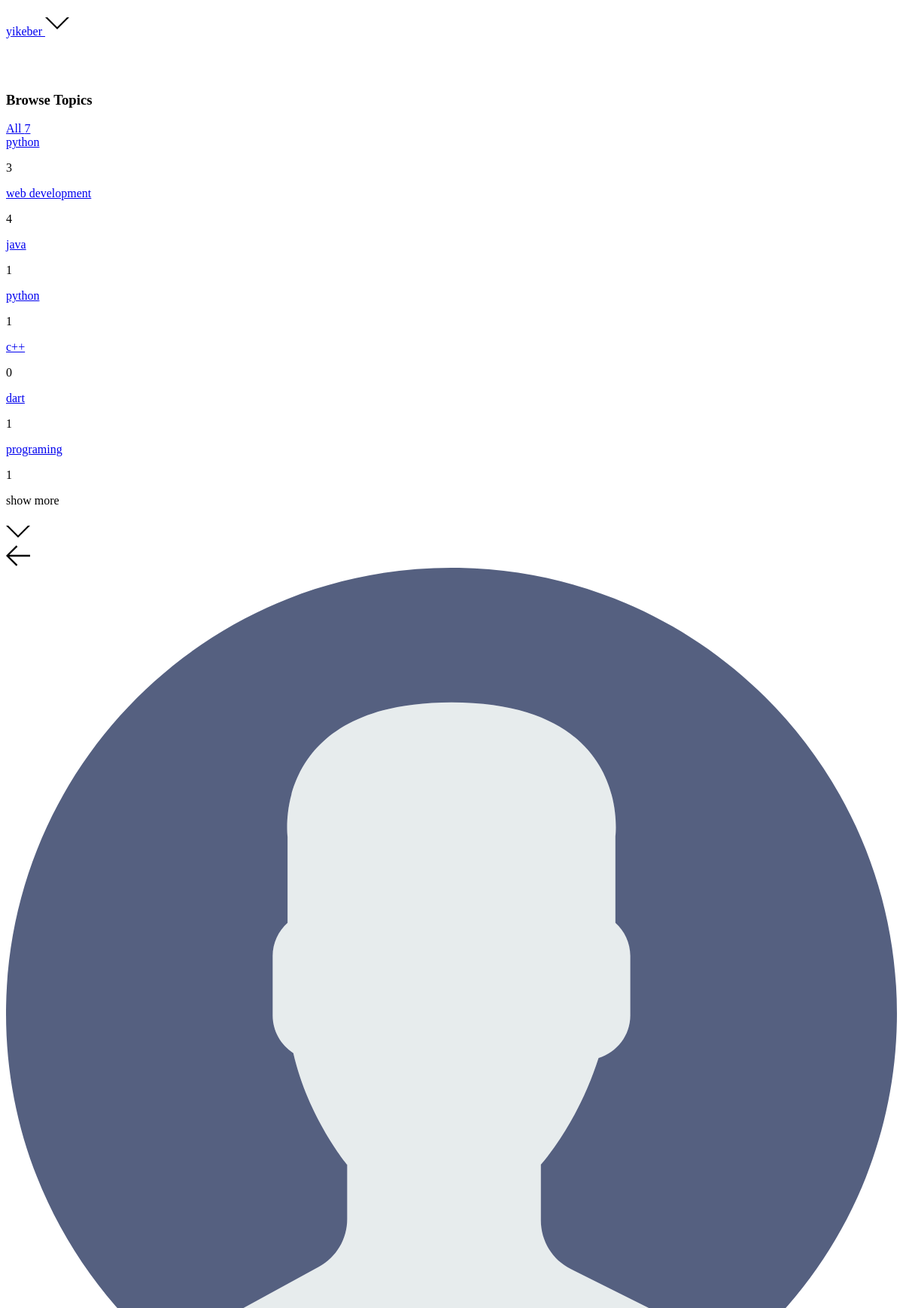
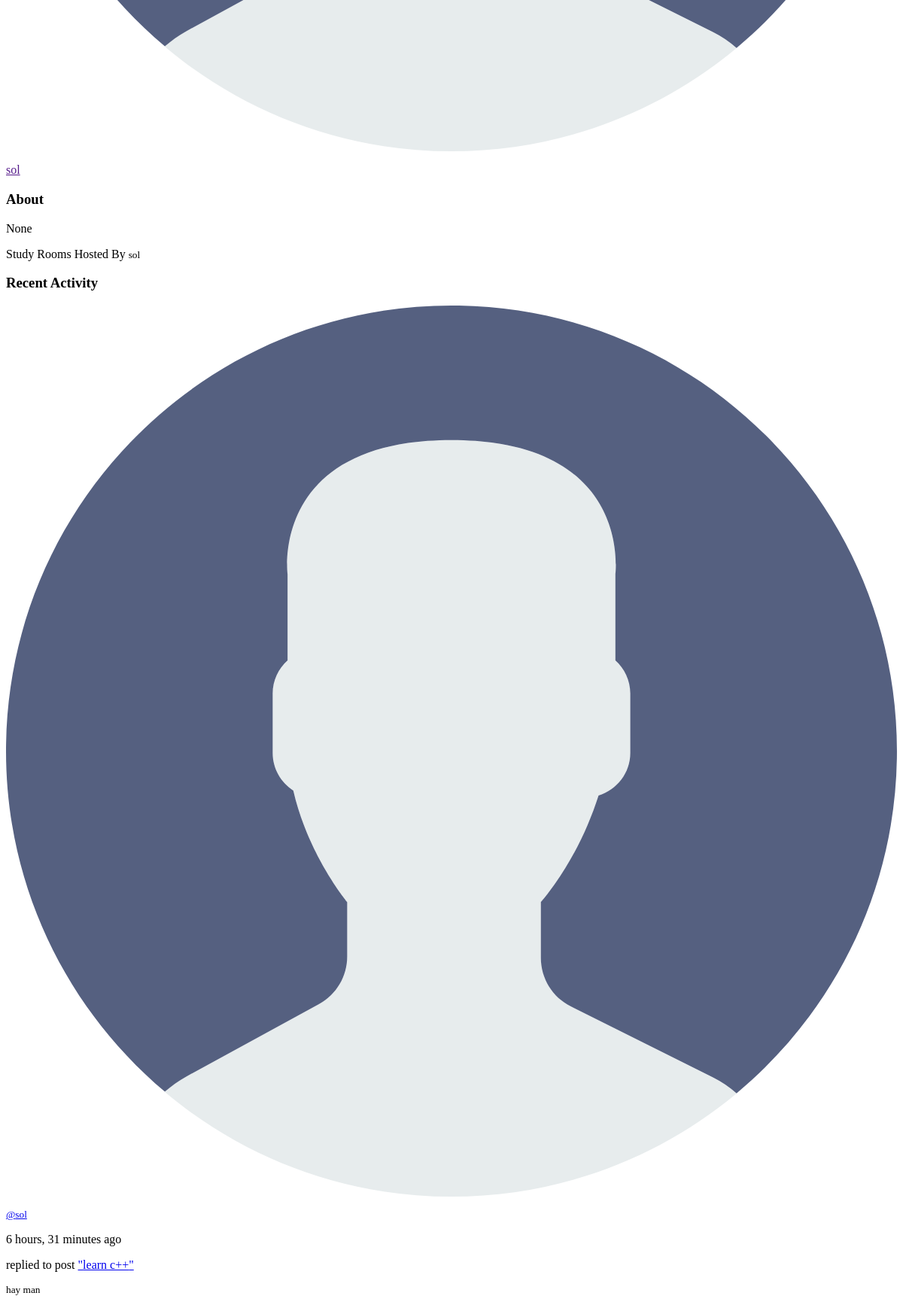
Before: /user-profile/6/ (signed in, lower part) with the older database file (2 pictures, top to bottom).
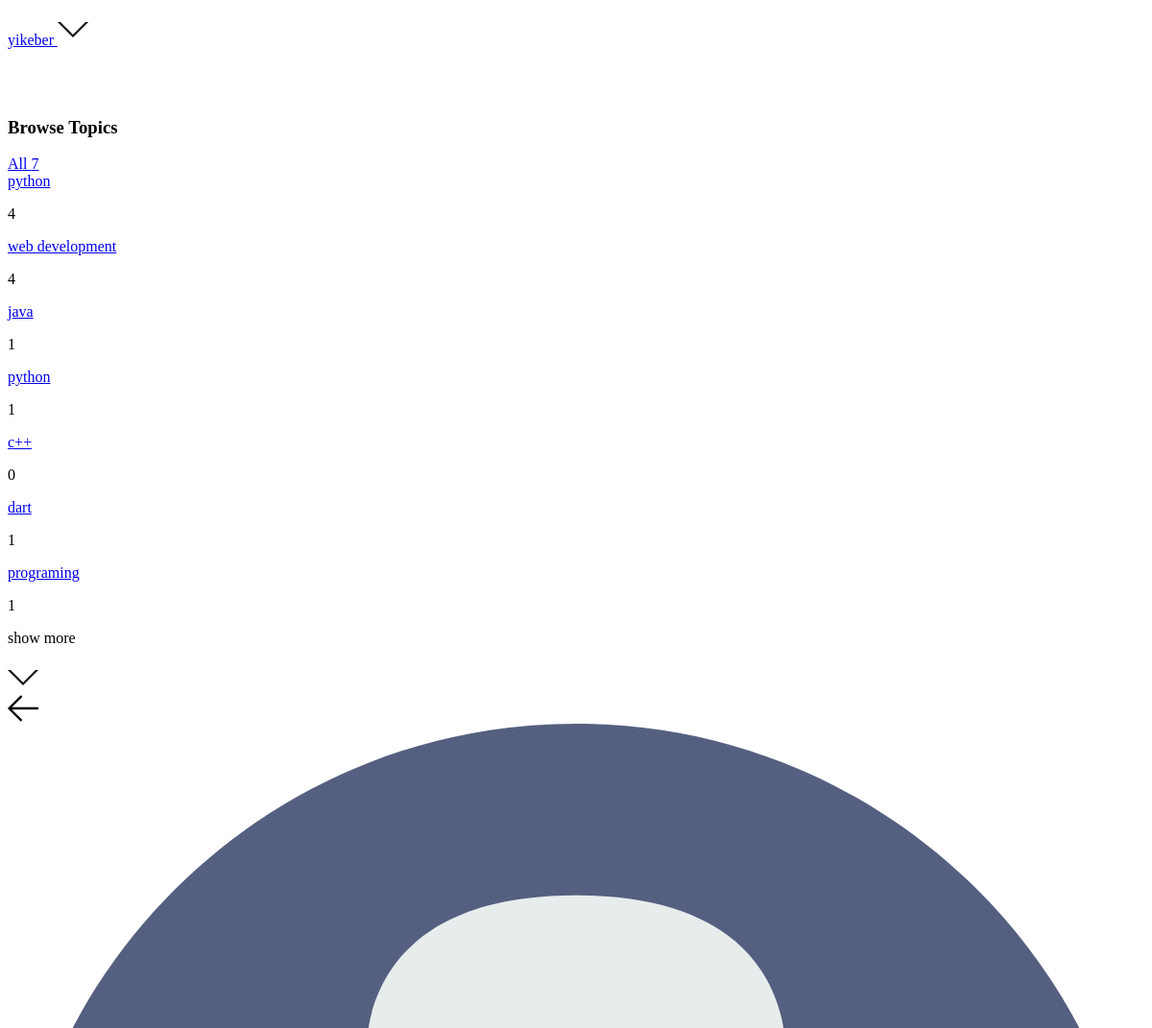
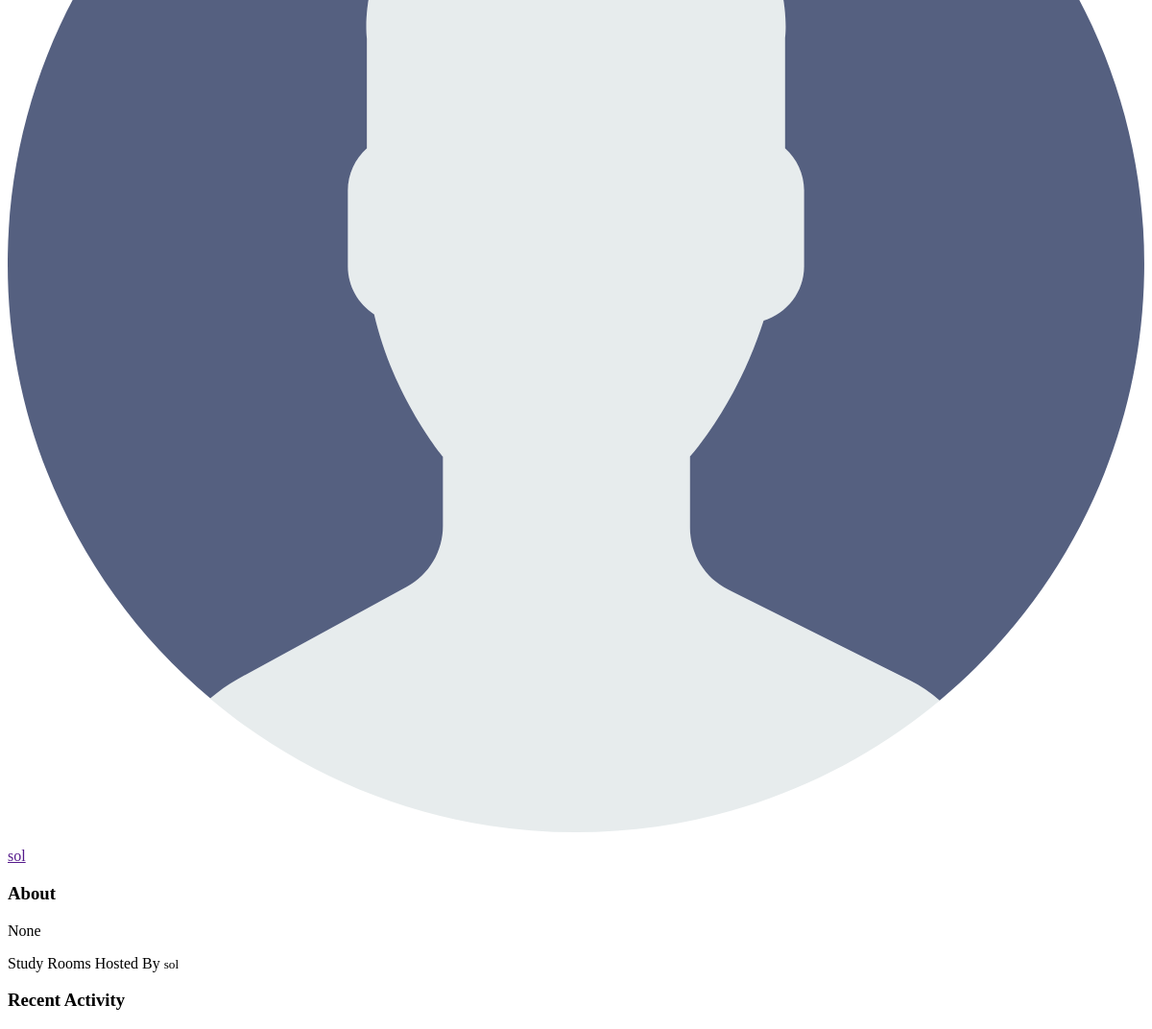
After: the same page with the newer database file (2 pictures, top to bottom).
### Backend/base/models.py (models this page shows, shortened)
class User(AbstractUser):
    name  = models.CharField(max_length=200,null=True)
    username = models.CharField(max_length=200)
    password = models.CharField(max_length=100)
    email = models.EmailField(max_length=200,unique=True)
    bio = models.TextField(max_length=500,null=True,blank=True)
    avatar = models.ImageField(null=True,default='images/avatar.svg',upload_to='images/profile_images')
    last_activity = models.DateTimeField(null=True, blank=True)
    is_online = models.BooleanField(default=False)
    USERNAME_FIELD = 'email'
    REQUIRED_FIELDS =['username','password']

class Topic(models.Model):
    name = models.CharField(max_length=200)

class Message(models.Model):
    user = models.ForeignKey(User,on_delete=models.CASCADE)
    room = models.ForeignKey (Room,on_delete=models.CASCADE)
    body = models.TextField()
    image = models.ImageField(null=True,upload_to='images/message_images')
    video = models.FileField(null=True,upload_to='files/video_messages')
    audio = models.FileField(null=True,upload_to='files/audio_messages')
    liker = models.ManyToManyField(User,related_name='message_liker',blank=True)
    updated  = models.DateTimeField(auto_now=True)
    created = models.DateTimeField(auto_now_add=True)
    num_of_likes = models.IntegerField(default=0)
    num_of_replies = models.IntegerField(default=0)
    is_deleted = models.BooleanField(default=False)
    class Meta:
        ordering = ['-updated','-created']
    def __str__(self):
        return self.body

class Room(models.Model):
    host = models.ForeignKey(User,on_delete=models.SET_NULL,null=True)
    topic = models.ForeignKey(Topic,on_delete=models.SET_NULL,null=True)
    roomImage = models.ImageField(null=True ,default='images/room_images/default_room_image.png',upload_to='images/room_images')
    name = models.CharField(max_length=200)
    description = models.TextField(null=True,blank=True)
    participants = models.ManyToManyField(User,related_name='participants',blank=True)
    updated = models.DateTimeField(auto_now=True)
    created = models.DateField(auto_now_add=True)
    is_deleted = models.BooleanField(default=False)
    class Meta:
        ordering = ['-updated','-created']
    def __str__(self):
        return self.name

### Backend/base/views.py (the view)
# urls.py: path('user-profile/<str:pk>/',views.userProfile,name='user-profile'),
@login_required(login_url='login')
def userProfile(request,pk):
    user = User.objects.get(id = pk)
    rooms = user.room_set.filter(is_deleted=False)
    topics = Topic.objects.all()
    room_messages = user.message_set.filter(is_deleted = False)
    context = {'user':user,
               'rooms':rooms,
               'room_messages':room_messages,
               'topics':topics,
               'visible_words':5,
               }
    return render(request,'base/profile.html',context)

### Frontend/templates/base/profile.html (shortened to what this page needs)
{%extends 'base/home.html' %}
{%load static %}
{% block home-content %}
<div class="col-span-6">
    <div class="mx-2 px-2">
        <a href="{{request.META.HTTP_REFERER}}" class="pl-2 pt-2"><img src="{% static 'assets/icons/arrow-left.svg' %}"
                class="w-6 h-6 bg-gray-700 rounded" alt="left-arrow"></a>
        <div class="flex flex-row justify-center">
            <div>
                <div class="relative">
                    <img src="{{user.avatar.url}}" alt="" class="w-20 h-20 rounded-full">
                </div>
                <p class="mx-2 mt-2 text-lg">
                    <a href="">{{user.username}}</a>
                </p>
            </div>
        </div>
        <div class="bg-gray-900 rounded px-2 py-2 opacity-75 w-full">
            <h3 class="">About</h3>
            <p class="mx-2 text-sm">{{user.bio}}</p>
        </div>
        <div class="text-normal text-lg py--2">
            <p class="text-lg text-opacity-50">Study Rooms Hosted By <small class=" text-teal-500">
                    {{user.username}}</small></p>
        </div>
    </div>
</div>
{% endblock home-content %}

### Frontend/templates/base/home.html (shortened to what this page needs)
{% extends "main.html" %} {% block content %}
{%load static %}
<div class="grid grid-flow-row grid-cols-4 gap-2 ">
  <div class="sm:col-span-1 sm:block hidden max-h-screen overflow-y-auto scrolbar-thin">
    <div class="col-span-1">
      {% include 'base/topics_component.html' %}
    </div>
  </div>
  <div class="col-span-4 sm:col-span-2 text-gray-500 max-h-screen overflow-y-auto scrolbar-thin px-0 mx-0 ">
    {%block home-content%}{% endblock home-content%}
  </div>
  <div class="sm:col-span-1 hidden sm:block max-h-screen overflow-y-auto scrolbar-thin">
    <div class="col-span-3">
      {% include 'base/activity_component.html' %}
    </div>
  </div>
  {% endblock content %}

### Frontend/templates/main.html (shortened to what this page needs)
<html lang="en">
{% load static %}
<head>
  <link rel="stylesheet" href="{% static '/css/public/styles.css' %}" />
</head>
<body class="bg-black text-gray-300 w-screen">
  <div class=" bg-black left-0 top-0">
    {% include "navbar.html" %}
    {% block content %}
    {% endblock content %}
  </div>
</body>
</html>

### Frontend/templates/navbar.html (shortened to what this page needs)
{% load static %}
<nav class="grid grid-cols-3 justify-start w-screen mx-0 sm:justify-between items-center bg-gray-900  left-0 py-2">
  <div class=" col-span-1 sm:mr-2 text-white sm:mr-16 sm:pr-16">
    <div class=" flex flex-row items-center  sm:ml-4 sm:sm:px-4 pb-0 pt-2 justify-end ">
      <div class="text-sm text-gray-500  h-8">
        <p class="flex flex-row sm:ml-2 items-center">
          <a href="{%url 'user-profile' request.user.id%}">
            <span>{{request.user.username}}</span>
          </a>
          <svg class="w-4 h-4 sm:ml-8 mt-2 fill-current" id="nav_down_icon" onclick="{showElement()}"
            xmlns="http://www.w3.org/2000/svg" width="32" height="32" viewBox="0 0 32 32">
            <title>chevron-down</title>
            <path d="M16 21l-13-13h-3l16 16 16-16h-3l-13 13z"></path>
          </svg>
        </p>
      </div>
    </div>
  </div>
  </div>

### Frontend/templates/base/topics_component.html
<div class=" bg-gray-700 overflow-y-scroll h-screen">
    <div>
        <h3 class="text-teal-500 mx-4">Browse Topics</h3>
        <a href="{%url 'home'%}" class="mx-4">All <span
                class="px-2  mx-3 bg-gray-200  rounded text-blue-400">{{topics.count}}</span></a>
        {% for topic in topics%}
        <div class="flex flex-row justify-between text-gray-200 my-5 mx-3  hover:text-yellow-500">
            <a href="{% url 'home'   %}?q={{topic.name}}">{{topic.name}} </a>
            <p class="px-2  mx-3 bg-gray-200  rounded text-blue-400 ">{{topic.room_set.all.count}}</p>
        </div>
        {% endfor %}
        <div class="flex flex-row  py-2 bg-gray-800 bg-opacity-25 w-full">
            <p>show more</p>
            <a href="{%url 'topics'%}"><svg class="w-4 h-4 sm:ml-8 mt-2 fill-current" xmlns="http://www.w3.org/2000/svg"
                    width="32" height="32" viewBox="0 0 32 32">
                    <title>chevron-down</title>
                    <path d="M16 21l-13-13h-3l16 16 16-16h-3l-13 13z"></path>
                </svg>
            </a>
        </div>
    </div>
</div>

### Frontend/templates/base/feed_component.html (shortened to what this page needs)
{% load static %}

### Frontend/templates/base/activity_component.html (shortened to what this page needs)
{%load static %}
<div class="mr-2">
    <h3 class="bg-purple-700 opacity-75 ml-4 mt-3 pl-4  py-2 rounded"> Recent Activity</h3>
    <div class=" bg-gray-700  ml-4 mt-3 px-2 py-2 rounded">
        {% for message in room_messages %}
        <div class=" border border-green-600 m-2 p-2 rounded">
            <div class="flex flex-row justify-between">
                <div class="flex flex-row">
                    <div class="relative">
                        <img src="{{message.user.avatar.url}}" class="w-8 h-8 rounded-full inline" alt="">
                    </div>
                    <div class="ml-2 ">
                        <small> <a href="{% url 'user-profile' message.user.id %}"
                                class="text-teal-500">@{{message.user.username}}
                            </a>
                        </small>
                        <p class="text-sm font-thin">{{message.created|timesince}} ago</p>
                        <p class="text-md text-teal-500">replied to post <a
                                href="{% url 'room' message.room.id %}">"{{message.room}}"</a>
                        </p>
                    </div>
                </div>
            </div>
            <div class="flex flex-row mx-2 items-center">
                <p class="bg-gray-900 mt-3 px-2 py-2 rounded ">
                    <small>{{message|truncatewords:visible_words}}
                    </small>
                </p>
            </div>
        </div>
        {% endfor %}
    </div>
</div>

### Frontend/static/css/src/styles.css (style rules this page uses)
.overflow-y-auto { scrollbar-width: thin; scrollbar-color: transparent transparent; }

Changed rows visible on the page:
removed Message: user.avatar (placeholder picture), user.username "sol", created "6 hours, 31 minutes", room "learn c++", body "hay man"
computed for Topic (number 1 of 7 on the later page): room_set.all.count "3" → "4"
